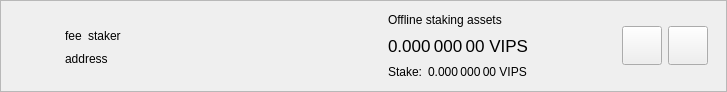
<?xml version="1.0" encoding="UTF-8"?>
<ui version="4.0">
 <class>DelegationItemWidget</class>
 <widget class="QWidget" name="DelegationItemWidget">
  <property name="geometry">
   <rect>
    <x>0</x>
    <y>0</y>
    <width>727</width>
    <height>92</height>
   </rect>
  </property>
  <property name="sizePolicy">
   <sizepolicy hsizetype="Preferred" vsizetype="Maximum">
    <horstretch>0</horstretch>
    <verstretch>0</verstretch>
   </sizepolicy>
  </property>
  <property name="windowTitle">
   <string>Form</string>
  </property>
  <layout class="QVBoxLayout" name="verticalLayout_2">
   <property name="spacing">
    <number>0</number>
   </property>
   <property name="leftMargin">
    <number>0</number>
   </property>
   <property name="topMargin">
    <number>0</number>
   </property>
   <property name="rightMargin">
    <number>0</number>
   </property>
   <property name="bottomMargin">
    <number>0</number>
   </property>
   <item>
    <widget class="QFrame" name="delegationItemFrame">
     <property name="frameShape">
      <enum>QFrame::StyledPanel</enum>
     </property>
     <property name="frameShadow">
      <enum>QFrame::Raised</enum>
     </property>
     <layout class="QHBoxLayout" name="horizontalLayout">
      <property name="topMargin">
       <number>0</number>
      </property>
      <property name="bottomMargin">
       <number>0</number>
      </property>
      <item>
       <widget class="QLabel" name="delegationLogo">
        <property name="sizePolicy">
         <sizepolicy hsizetype="Fixed" vsizetype="Fixed">
          <horstretch>0</horstretch>
          <verstretch>0</verstretch>
         </sizepolicy>
        </property>
        <property name="minimumSize">
         <size>
          <width>40</width>
          <height>40</height>
         </size>
        </property>
        <property name="alignment">
         <set>Qt::AlignCenter</set>
        </property>
       </widget>
      </item>
      <item>
       <widget class="QStackedWidget" name="stackedWidget">
        <property name="currentIndex">
         <number>0</number>
        </property>
        <widget class="QWidget" name="page">
         <layout class="QHBoxLayout" name="horizontalLayout_4">
          <item>
           <layout class="QHBoxLayout" name="horizontalLayout_3">
            <item>
             <layout class="QVBoxLayout" name="verticalLayout">
              <property name="rightMargin">
               <number>15</number>
              </property>
              <item>
               <spacer name="verticalSpacer_2">
                <property name="orientation">
                 <enum>Qt::Vertical</enum>
                </property>
                <property name="sizeHint" stdset="0">
                 <size>
                  <width>20</width>
                  <height>0</height>
                 </size>
                </property>
               </spacer>
              </item>
              <item alignment="Qt::AlignLeft">
               <widget class="QWidget" name="widgetDelegation" native="true">
                <property name="minimumSize">
                 <size>
                  <width>280</width>
                  <height>0</height>
                 </size>
                </property>
                <layout class="QHBoxLayout" name="horizontalLayout_2" stretch="0,0,1">
                 <property name="leftMargin">
                  <number>0</number>
                 </property>
                 <property name="topMargin">
                  <number>0</number>
                 </property>
                 <property name="rightMargin">
                  <number>0</number>
                 </property>
                 <property name="bottomMargin">
                  <number>0</number>
                 </property>
                 <item alignment="Qt::AlignLeft">
                  <widget class="QLabel" name="labelFee">
                   <property name="text">
                    <string>fee</string>
                   </property>
                   <property name="textInteractionFlags">
                    <set>Qt::LinksAccessibleByMouse|Qt::TextSelectableByMouse</set>
                   </property>
                  </widget>
                 </item>
                 <item alignment="Qt::AlignLeft">
                  <widget class="QLabel" name="labelStaker">
                   <property name="text">
                    <string>staker</string>
                   </property>
                   <property name="textInteractionFlags">
                    <set>Qt::LinksAccessibleByMouse|Qt::TextSelectableByMouse</set>
                   </property>
                  </widget>
                 </item>
                 <item>
                  <spacer name="horizontalSpacer">
                   <property name="orientation">
                    <enum>Qt::Horizontal</enum>
                   </property>
                   <property name="sizeType">
                    <enum>QSizePolicy::Minimum</enum>
                   </property>
                   <property name="sizeHint" stdset="0">
                    <size>
                     <width>0</width>
                     <height>20</height>
                    </size>
                   </property>
                  </spacer>
                 </item>
                </layout>
               </widget>
              </item>
              <item alignment="Qt::AlignLeft">
               <widget class="QLabel" name="labelAddress">
                <property name="text">
                 <string>address</string>
                </property>
                <property name="textInteractionFlags">
                 <set>Qt::LinksAccessibleByMouse|Qt::TextSelectableByMouse</set>
                </property>
               </widget>
              </item>
              <item>
               <spacer name="verticalSpacer">
                <property name="orientation">
                 <enum>Qt::Vertical</enum>
                </property>
                <property name="sizeHint" stdset="0">
                 <size>
                  <width>20</width>
                  <height>0</height>
                 </size>
                </property>
               </spacer>
              </item>
             </layout>
            </item>
            <item>
             <widget class="QWidget" name="vLineAssets" native="true">
              <property name="minimumSize">
               <size>
                <width>1</width>
                <height>0</height>
               </size>
              </property>
             </widget>
            </item>
            <item>
             <widget class="QWidget" name="widgetStakingAssets" native="true">
              <property name="sizePolicy">
               <sizepolicy hsizetype="Minimum" vsizetype="Preferred">
                <horstretch>0</horstretch>
                <verstretch>0</verstretch>
               </sizepolicy>
              </property>
              <layout class="QVBoxLayout" name="verticalLayout_3">
               <property name="leftMargin">
                <number>15</number>
               </property>
               <property name="topMargin">
                <number>0</number>
               </property>
               <property name="rightMargin">
                <number>15</number>
               </property>
               <property name="bottomMargin">
                <number>0</number>
               </property>
               <item>
                <widget class="QLabel" name="labelAssetsText">
                 <property name="text">
                  <string>Offline staking assets</string>
                 </property>
                 <property name="alignment">
                  <set>Qt::AlignLeading|Qt::AlignLeft|Qt::AlignVCenter</set>
                 </property>
                </widget>
               </item>
               <item>
                <widget class="QLabel" name="labelAssets">
                 <property name="font">
                  <font>
                   <pointsize>13</pointsize>
                  </font>
                 </property>
                 <property name="cursor">
                  <cursorShape>IBeamCursor</cursorShape>
                 </property>
                 <property name="toolTip">
                  <string>Your current spendable balance</string>
                 </property>
                 <property name="text">
                  <string notr="true">0.000 000 00 VIPS</string>
                 </property>
                 <property name="alignment">
                  <set>Qt::AlignLeading|Qt::AlignLeft|Qt::AlignVCenter</set>
                 </property>
                 <property name="textInteractionFlags">
                  <set>Qt::LinksAccessibleByMouse|Qt::TextSelectableByMouse</set>
                 </property>
                </widget>
               </item>
               <item>
                <layout class="QHBoxLayout" name="horizontalLayout_6">
                 <property name="spacing">
                  <number>6</number>
                 </property>
                 <item>
                  <widget class="QLabel" name="labelStakeText">
                   <property name="sizePolicy">
                    <sizepolicy hsizetype="Maximum" vsizetype="Preferred">
                     <horstretch>0</horstretch>
                     <verstretch>0</verstretch>
                    </sizepolicy>
                   </property>
                   <property name="text">
                    <string>Stake:</string>
                   </property>
                   <property name="alignment">
                    <set>Qt::AlignLeading|Qt::AlignLeft|Qt::AlignVCenter</set>
                   </property>
                  </widget>
                 </item>
                 <item>
                  <widget class="QLabel" name="labelStake">
                   <property name="text">
                    <string>0.000 000 00 VIPS</string>
                   </property>
                   <property name="alignment">
                    <set>Qt::AlignLeading|Qt::AlignLeft|Qt::AlignVCenter</set>
                   </property>
                   <property name="textInteractionFlags">
                    <set>Qt::LinksAccessibleByMouse|Qt::TextSelectableByMouse</set>
                   </property>
                  </widget>
                 </item>
                 <item>
                  <spacer name="horizontalSpacer_4">
                   <property name="orientation">
                    <enum>Qt::Horizontal</enum>
                   </property>
                   <property name="sizeType">
                    <enum>QSizePolicy::Minimum</enum>
                   </property>
                   <property name="sizeHint" stdset="0">
                    <size>
                     <width>0</width>
                     <height>0</height>
                    </size>
                   </property>
                  </spacer>
                 </item>
                </layout>
               </item>
              </layout>
             </widget>
            </item>
            <item>
             <spacer name="horizontalSpacer_2">
              <property name="orientation">
               <enum>Qt::Horizontal</enum>
              </property>
              <property name="sizeHint" stdset="0">
               <size>
                <width>193</width>
                <height>20</height>
               </size>
              </property>
             </spacer>
            </item>
            <item>
             <widget class="QToolButton" name="buttonSplit">
              <property name="text">
               <string/>
              </property>
              <property name="iconSize">
               <size>
                <width>32</width>
                <height>32</height>
               </size>
              </property>
             </widget>
            </item>
            <item>
             <widget class="QToolButton" name="buttonRemove">
              <property name="text">
               <string/>
              </property>
              <property name="iconSize">
               <size>
                <width>32</width>
                <height>32</height>
               </size>
              </property>
             </widget>
            </item>
           </layout>
          </item>
         </layout>
        </widget>
        <widget class="QWidget" name="page_2">
         <layout class="QHBoxLayout" name="horizontalLayout_5">
          <item>
           <widget class="QLabel" name="labelNewDelegation">
            <property name="text">
             <string>Add new delegations</string>
            </property>
           </widget>
          </item>
          <item>
           <spacer name="horizontalSpacer_3">
            <property name="orientation">
             <enum>Qt::Horizontal</enum>
            </property>
            <property name="sizeHint" stdset="0">
             <size>
              <width>408</width>
              <height>20</height>
             </size>
            </property>
           </spacer>
          </item>
          <item>
           <widget class="QToolButton" name="buttonRestore">
            <property name="text">
             <string/>
            </property>
            <property name="iconSize">
             <size>
              <width>32</width>
              <height>32</height>
             </size>
            </property>
           </widget>
          </item>
          <item>
           <widget class="QToolButton" name="buttonAdd">
            <property name="text">
             <string/>
            </property>
            <property name="iconSize">
             <size>
              <width>32</width>
              <height>32</height>
             </size>
            </property>
           </widget>
          </item>
         </layout>
        </widget>
       </widget>
      </item>
     </layout>
    </widget>
   </item>
  </layout>
 </widget>
 <resources/>
 <connections/>
</ui>
